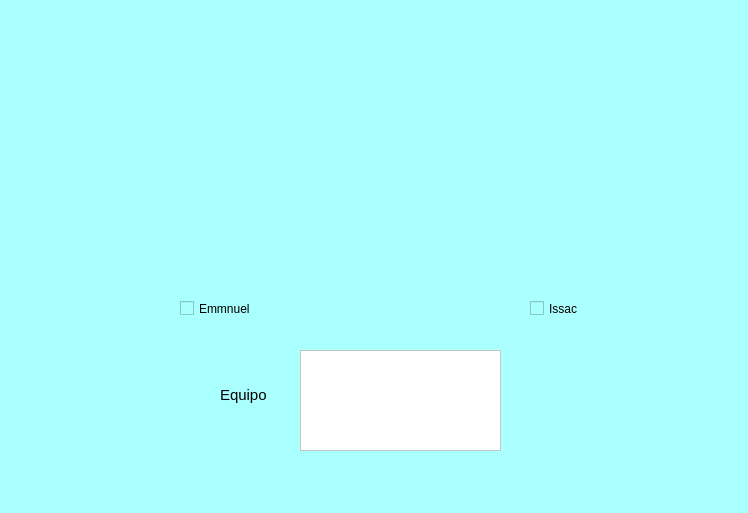
<?xml version="1.0" encoding="UTF-8"?>
<ui version="4.0">
 <class>MainWindow</class>
 <widget class="QMainWindow" name="MainWindow">
  <property name="geometry">
   <rect>
    <x>0</x>
    <y>0</y>
    <width>748</width>
    <height>513</height>
   </rect>
  </property>
  <property name="windowTitle">
   <string>MainWindow</string>
  </property>
  <property name="styleSheet">
   <string notr="true">background-color: rgb(170, 255, 255);</string>
  </property>
  <widget class="QWidget" name="centralwidget">
   <widget class="QLabel" name="label_2">
    <property name="geometry">
     <rect>
      <x>450</x>
      <y>20</y>
      <width>241</width>
      <height>111</height>
     </rect>
    </property>
    <property name="text">
     <string/>
    </property>
    <property name="pixmap">
     <pixmap>../Imagenes/Fi.png</pixmap>
    </property>
    <property name="scaledContents">
     <bool>true</bool>
    </property>
   </widget>
   <widget class="QCheckBox" name="Cb_Emmanuel">
    <property name="geometry">
     <rect>
      <x>180</x>
      <y>300</y>
      <width>70</width>
      <height>17</height>
     </rect>
    </property>
    <property name="text">
     <string>Emmnuel</string>
    </property>
   </widget>
   <widget class="QCheckBox" name="Cb_Issac">
    <property name="geometry">
     <rect>
      <x>530</x>
      <y>300</y>
      <width>70</width>
      <height>17</height>
     </rect>
    </property>
    <property name="text">
     <string>Issac</string>
    </property>
   </widget>
   <widget class="QLabel" name="label_3">
    <property name="geometry">
     <rect>
      <x>220</x>
      <y>380</y>
      <width>47</width>
      <height>31</height>
     </rect>
    </property>
    <property name="styleSheet">
     <string notr="true"/>
    </property>
    <property name="text">
     <string>&lt;html&gt;&lt;head/&gt;&lt;body&gt;&lt;p&gt;&lt;span style=&quot; font-size:11pt;&quot;&gt;Equipo&lt;/span&gt;&lt;/p&gt;&lt;/body&gt;&lt;/html&gt;</string>
    </property>
   </widget>
   <widget class="QTextEdit" name="txt_equipo">
    <property name="geometry">
     <rect>
      <x>300</x>
      <y>350</y>
      <width>201</width>
      <height>101</height>
     </rect>
    </property>
    <property name="styleSheet">
     <string notr="true">background-color: rgb(255, 255, 255);</string>
    </property>
   </widget>
   <widget class="QLabel" name="label">
    <property name="geometry">
     <rect>
      <x>30</x>
      <y>20</y>
      <width>231</width>
      <height>101</height>
     </rect>
    </property>
    <property name="styleSheet">
     <string notr="true">background-color: rgb(170, 255, 255);</string>
    </property>
    <property name="text">
     <string/>
    </property>
    <property name="pixmap">
     <pixmap>../Imagenes/uat-logo.jpg</pixmap>
    </property>
    <property name="scaledContents">
     <bool>true</bool>
    </property>
   </widget>
   <widget class="QLabel" name="label_4">
    <property name="geometry">
     <rect>
      <x>160</x>
      <y>160</y>
      <width>91</width>
      <height>111</height>
     </rect>
    </property>
    <property name="text">
     <string/>
    </property>
    <property name="pixmap">
     <pixmap>../Imagenes/Em.jpg</pixmap>
    </property>
    <property name="scaledContents">
     <bool>true</bool>
    </property>
   </widget>
   <widget class="QLabel" name="label_5">
    <property name="geometry">
     <rect>
      <x>510</x>
      <y>160</y>
      <width>101</width>
      <height>111</height>
     </rect>
    </property>
    <property name="text">
     <string/>
    </property>
    <property name="pixmap">
     <pixmap>../Imagenes/Issac.jpg</pixmap>
    </property>
    <property name="scaledContents">
     <bool>true</bool>
    </property>
   </widget>
  </widget>
  <widget class="QMenuBar" name="menubar">
   <property name="geometry">
    <rect>
     <x>0</x>
     <y>0</y>
     <width>748</width>
     <height>21</height>
    </rect>
   </property>
  </widget>
 </widget>
 <resources>
  <include location="../Imagenes/Recursos.qrc"/>
 </resources>
 <connections/>
</ui>
